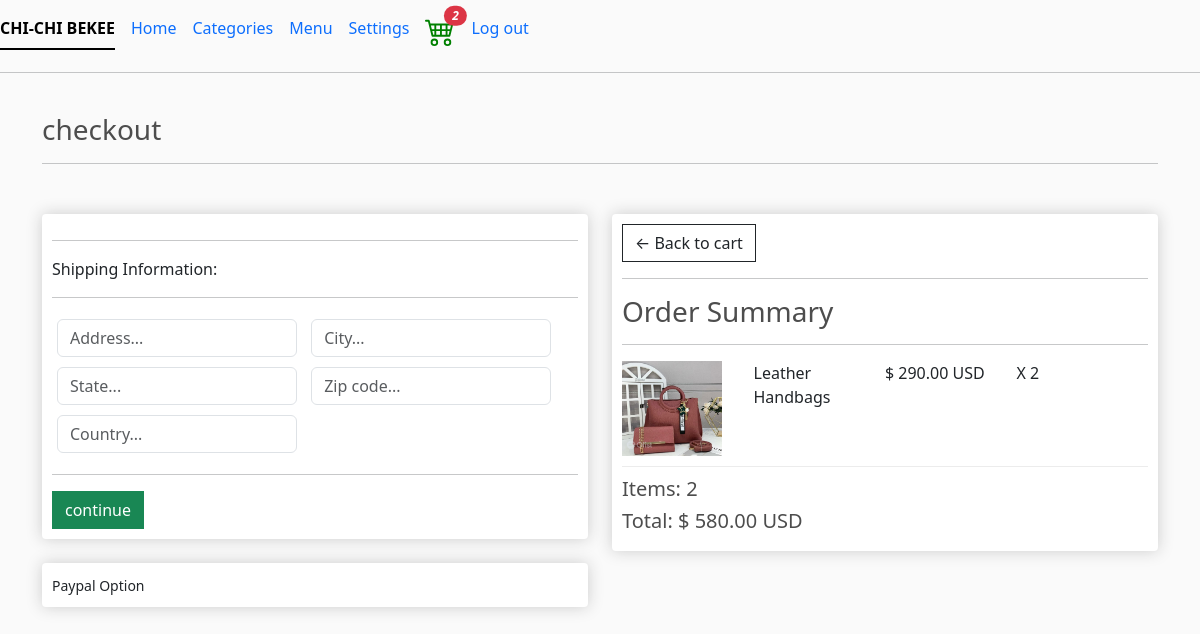
The app's page /checkout/ (signed in) with its own data.
### fruits/models.py (models this page shows, shortened)
class OrderItem(models.Model):
    product = models.ForeignKey(Product, on_delete=models.SET_NULL, null=True)
    order = models.ForeignKey(Order, on_delete=models.SET_NULL, null=True)
    quantity = models.IntegerField("Quantity", default=0, null=True, blank=True)
    date_added = models.DateTimeField(auto_now_add=True)
    @property
    def get_total(self):
        total = self.product.price * self.quantity
        return total

class Product(models.Model):
    name = models.CharField("Name:", max_length=200)
    sizes = models.CharField("Sizes:", max_length=300)
    price = models.DecimalField("Price:",max_digits=7, decimal_places=2)
    digital = models.BooleanField(default=False,null=True,blank=True)
    image = models.ImageField(null=True, blank=True)
    @property
    def imageURL(self):
        try:
            url = self.image.url
        except:
            url = ''
        return url

class Order(models.Model):
    customer =models.ForeignKey(Customer, on_delete=models.SET_NULL, null=True, blank=True)
    date_ordered = models.DateTimeField("Date", auto_now_add=True)
    complete = models.BooleanField(default=False)
    transaction_id = models.CharField("Transaction Id", max_length=100, null=True)
    @property
    def shipping(self):
        shipping = False
        orderitems = self.orderitem_set.all()
        for i in orderitems:
            if i.product.digital == False:
                shipping = True
        return shipping
    @property
    def get_cart_total(self):
        orderitems = self.orderitem_set.all()
        total = sum([item.get_total for item in orderitems])
        return total
    @property
    def get_cart_items(self):
        orderitems = self.orderitem_set.all()
        total = sum ([item.quantity for item in orderitems])
        return total

### fruits/views.py (the view)
# urls.py: path('checkout/', views.checkout, name='checkout'),
def checkout(request):
    data = cartData(request)
    cartItems = data['cartItems']
    order = data['order']
    items = data['items']
    context = {'items':items, 'order':order, 'cartItems':cartItems}
    return render(request, 'checkout.html', context)

### fruits/utils.py (called while the page is built)
def cartData(request):
    if request.user.is_authenticated:
        customer = request.user.customer
        order, created = Order.objects.get_or_create(customer=customer, complete=False)
        items = order.orderitem_set.all()
        cartItems = order.get_cart_items
    else:
        cookieData = cookieCart(request)
        cartItems = cookieData['cartItems']
        order = cookieData['order']
        items = cookieData['items']
    return {'cartItems':cartItems,'order':order,'items':items}

### fruits/templates/checkout.html (shortened to what this page needs)
{% extends 'main.html' %}
{% load static %}
{% block content %}
     <h3>checkout</h3>
     <hr>
     <br>
     <div class="row">
          <div class="col-lg-6">
               <div class="box-element" id="form-wrapper">
                    <form id="form">
                         <div id="shipping-info">
                              <hr>
                              <p> Shipping Information:</p>
                              <hr>
                              <div class="form-field">
                                   <input class="form-control" type="text" name="address"
                                   placeholder="Address...">
                              </div>
                              <div class="form-field">
                                   <input class="form-control" type="text" name="city"
                                   placeholder="City...">
                              </div>
                              <div class="form-field">
                                   <input class="form-control" type="text" name="state"
                                   placeholder="State...">
                              </div>
                              <div class="form-field">
                                   <input class="form-control" type="text" name="zipcode"
                                   placeholder="Zip code...">
                              </div>
                              <div class="form-field">
                                   <input class="form-control" type="text" name="country"
                                   placeholder="Country...">
                              </div>
                         </div>
                         <hr>
                         <input id="form-button" class="btn btn-success btn-block" type="submit" value="continue">
                    </form>
               </div>
               <br>
               <div class="box-element" id="payment-info">
                    <small> Paypal Option</small>
               </div>
          </div>
          <div class="col-lg-6">
               <div class="box-element">
                    <a class="btn btn-outline-dark" href="{% url 'fruits:cart' %}">&#x2190;  Back to cart</a>
                    <hr>
                    <h3> Order Summary </h3>
                    <hr>
                    {% for item in items %}
                    <div class="cart-row">
                         <div style="flex:2"><img class="row-image" src="{{item.product.imageURL}}"></div>
                         <div style="flex:2"><p>{{item.product.name}}</p></div>
                         <div style="flex:2"><p>$ {{item.product.price|floatformat:2}} USD</p></div>
                         <div style="flex:2"><p>X {{item.quantity}} </p></div>
                    </div>
                    {% endfor %}
                    <h5>Items:   {{order.get_cart_items}} </h5>
                    <h5>Total:   $ {{order.get_cart_total|floatformat:2}} USD</h5>
               </div>
          </div>
     </div>
{% endblock content %}

### static/css/main.css (style rules this page uses)
body { background-color: hsl(0, 0%, 98%); }
h1,h2,h3,h4,h5,h6 { color:hsl(0, 0%, 30%); }
.box-element { box-shadow:hsl(0, 0%, 80%) 0 0 16px; background-color: #fff; border-radius: 4px; padding: 10px; }
.col-lg-4, .col-lg-6, .col-lg-8, .col-lg-12 { margin-top: 10px; }
.btn { border-radius: 0; }
.row-image { width: 100px; }
.form-field { width:250px; display: inline-block; padding: 5px; }
.cart-row { display: flex; align-items: flex-stretch; padding-bottom: 10px; margin-bottom: 10px; border-bottom: 1px solid #ececec; }

### records on screen
OrderItem: product.imageURL (picture), product.name "Leather Handbags", product.price "290.00", quantity "2"
Order: get_cart_items "2", get_cart_total "580.00"

### other values on screen
{{ cartItems }} "2"
